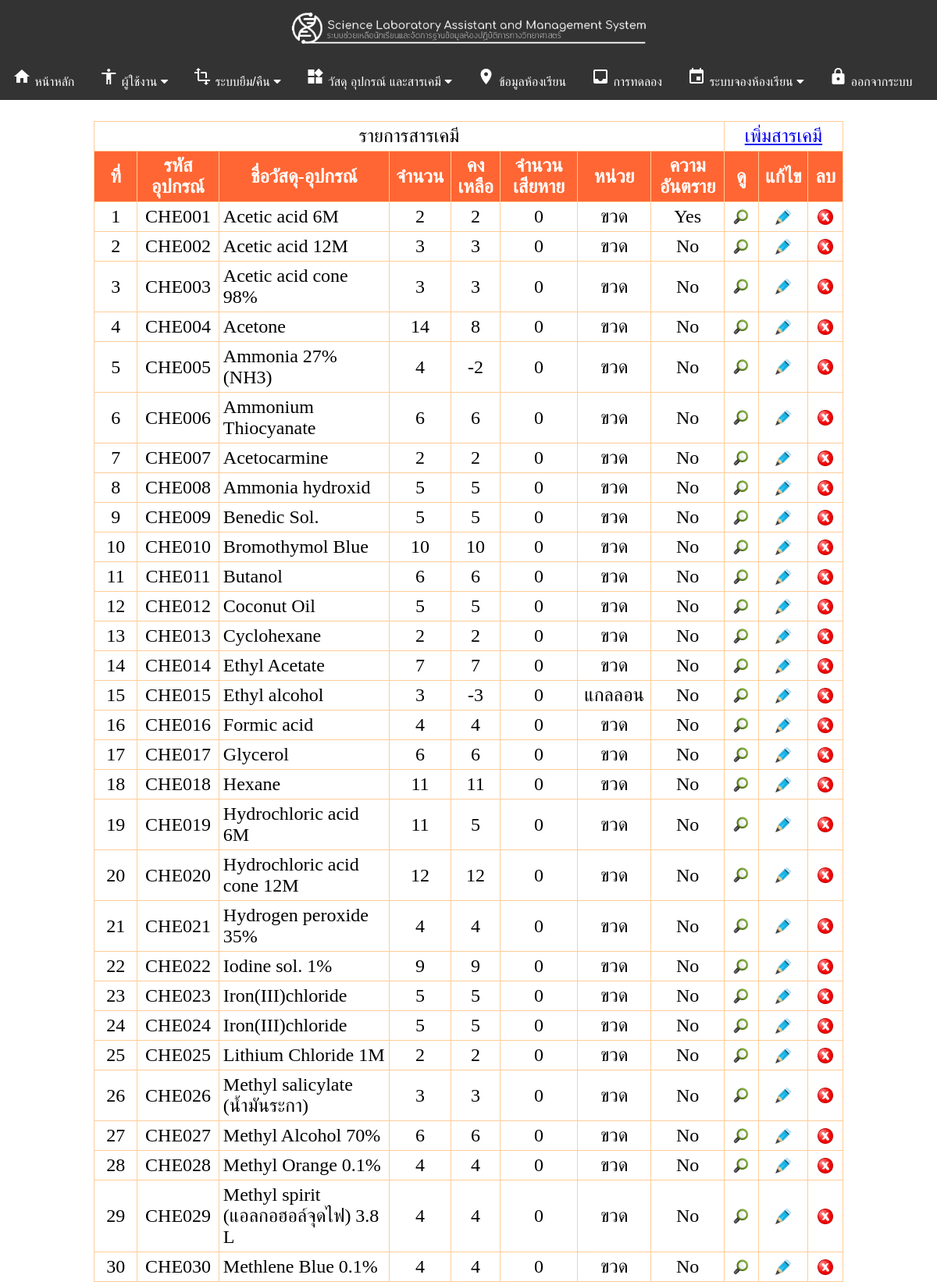
/lab/admin/equip_che.php (signed in, upper part), run on the app's committed database.
### tables this page shows
CREATE TABLE `equipment` (
  `eq_id` int(11) NOT NULL,
  `eq_code` varchar(7) DEFAULT NULL,
  `eq_name` varchar(50) DEFAULT NULL,
  `eq_amount` int(11) DEFAULT NULL,
  `eq_total` int(5) DEFAULT NULL,
  `eq_counter` varchar(10) DEFAULT NULL,
  `eq_damage` int(11) DEFAULT '0',
  `eq_detail` text,
  `eq_danger` varchar(10) DEFAULT NULL,
  `eq_type` varchar(3) DEFAULT NULL,
  `eq_path` text
);

### lab/admin/equip_che.php (the view, shortened to what this page needs)
<? include ("header.php");?><br />
<table align="center" width="80%" border="0" cellpadding="5" cellspacing="1" class="form_table">
<tr>
	<td colspan="8" align="center">รายการสารเคมี</td>
    <td align="center" colspan="3"><a href="add_equipment.php">เพิ่มสารเคมี</a></td>
    </tr>
<tr align="center">
	<th width="5%">ที่</th>
	<th width="7%">รหัสอุปกรณ์</th>
	<th width="20%">ชื่อวัสดุ-อุปกรณ์
	<th width="5%">จำนวน</th>
	<th width="5%">คงเหลือ</th>
	<th width="9%">จำนวนเสียหาย</th>
	<th width="5%">หน่วย</th>
	<th width="8%">ความอันตราย</th>
	<th width="4%">ดู</th>
	<th width="4%">แก้ไข</th>
	<th width="4%">ลบ</th>
</tr>
<? include "../conn_db.php";
$sql="SELECT * FROM equipment WHERE eq_type = 'che'";
$query=mysql_query($sql);
if(mysql_num_rows($query)==0){
?>
<tr align="center">
	<td colspan="11">ไม่มีอุปกรณ์ใดเลย </td>
</tr>
<? }else{$i=1;
while($data=mysql_fetch_assoc($query)) {
?>
<tr align="center">
	<td><?=$i++?></td>
	<td><?=$data[eq_code]?></td>
	<td align="left" style="padding-left:5px;"><?=$data[eq_name]?></td>
	<td><?=$data[eq_amount]?></td>
	<td><?=$data[eq_total]?></td>
	<td><?=$data[eq_damage]?></td>
	<td><?=$data[eq_counter]?></td>
	<td><?=$data[eq_danger]?></td>
	<td><a href="detail_equip.php?id=<?=$data[eq_id]?>&to=equip_che.php" title="ดูข้อมูลอย่างละเอียด"><img src="../img/16.png" width="20" height="20"/></a></td>
	<td><a href="add_equipment.php?act=edit&id=<?=$data[eq_id]?>&to=equip_che.php" title="แก้ไขข้อมูล"><img src="../img/edit.png" width="20" height="20"/></a></td>
	<td><a href="add_equipment.php?act=delete&id=<?=$data[eq_id]?>" title="ลบข้อมูล" onclick="return confirm('ยืนยันการลบ!')"><img src="../img/cancel.png" width="20" height="20"/></a></td>
</tr>
<?
	}
}
?>
</table>
</body>
</html>

### lab/admin/css/table.css (style rules this page uses)
.form_table { BACKGROUND-COLOR: #FFCC99 }
.form_table TH { BACKGROUND-COLOR: #FF6633; COLOR: #ffffff }
.form_table TD { BACKGROUND-COLOR: #ffffff }

### lab/admin/css/menu.css (style rules this page uses)
body { font-family:Circular; font-size:24px; }

### data on the page
equipment: eq_code "CHE001", eq_name "Acetic acid 6M", eq_amount "2", eq_total "2", eq_damage "0", eq_counter "ขวด", eq_danger "Yes"
equipment: eq_code "CHE002", eq_name "Acetic acid 12M", eq_amount "3", eq_total "3", eq_damage "0", eq_counter "ขวด", eq_danger "No"
equipment: eq_code "CHE003", eq_name "Acetic acid cone 98%", eq_amount "3", eq_total "3", eq_damage "0", eq_counter "ขวด", eq_danger "No"
equipment: eq_code "CHE004", eq_name "Acetone", eq_amount "14", eq_total "8", eq_damage "0", eq_counter "ขวด", eq_danger "No"
equipment: eq_code "CHE005", eq_name "Ammonia 27% (NH3)", eq_amount "4", eq_total "-2", eq_damage "0", eq_counter "ขวด", eq_danger "No"
equipment: eq_code "CHE006", eq_name "Ammonium Thiocyanate", eq_amount "6", eq_total "6", eq_damage "0", eq_counter "ขวด", eq_danger "No"
equipment: eq_code "CHE007", eq_name "Acetocarmine", eq_amount "2", eq_total "2", eq_damage "0", eq_counter "ขวด", eq_danger "No"
equipment: eq_code "CHE008", eq_name "Ammonia hydroxid", eq_amount "5", eq_total "5", eq_damage "0", eq_counter "ขวด", eq_danger "No"
equipment: eq_code "CHE009", eq_name "Benedic Sol.", eq_amount "5", eq_total "5", eq_damage "0", eq_counter "ขวด", eq_danger "No"
equipment: eq_code "CHE010", eq_name "Bromothymol Blue", eq_amount "10", eq_total "10", eq_damage "0", eq_counter "ขวด", eq_danger "No"
equipment: eq_code "CHE011", eq_name "Butanol", eq_amount "6", eq_total "6", eq_damage "0", eq_counter "ขวด", eq_danger "No"
equipment: eq_code "CHE012", eq_name "Coconut Oil", eq_amount "5", eq_total "5", eq_damage "0", eq_counter "ขวด", eq_danger "No"
equipment: eq_code "CHE013", eq_name "Cyclohexane", eq_amount "2", eq_total "2", eq_damage "0", eq_counter "ขวด", eq_danger "No"
equipment: eq_code "CHE014", eq_name "Ethyl Acetate", eq_amount "7", eq_total "7", eq_damage "0", eq_counter "ขวด", eq_danger "No"
equipment: eq_code "CHE015", eq_name "Ethyl alcohol", eq_amount "3", eq_total "-3", eq_damage "0", eq_counter "แกลลอน", eq_danger "No"
equipment: eq_code "CHE016", eq_name "Formic acid", eq_amount "4", eq_total "4", eq_damage "0", eq_counter "ขวด", eq_danger "No"
equipment: eq_code "CHE017", eq_name "Glycerol", eq_amount "6", eq_total "6", eq_damage "0", eq_counter "ขวด", eq_danger "No"
equipment: eq_code "CHE018", eq_name "Hexane", eq_amount "11", eq_total "11", eq_damage "0", eq_counter "ขวด", eq_danger "No"
equipment: eq_code "CHE019", eq_name "Hydrochloric acid 6M", eq_amount "11", eq_total "5", eq_damage "0", eq_counter "ขวด", eq_danger "No"
equipment: eq_code "CHE020", eq_name "Hydrochloric acid cone 12M", eq_amount "12", eq_total "12", eq_damage "0", eq_counter "ขวด", eq_danger "No"
equipment: eq_code "CHE021", eq_name "Hydrogen peroxide 35%", eq_amount "4", eq_total "4", eq_damage "0", eq_counter "ขวด", eq_danger "No"
equipment: eq_code "CHE022", eq_name "Iodine sol. 1%", eq_amount "9", eq_total "9", eq_damage "0", eq_counter "ขวด", eq_danger "No"
equipment: eq_code "CHE023", eq_name "Iron(III)chloride", eq_amount "5", eq_total "5", eq_damage "0", eq_counter "ขวด", eq_danger "No"
equipment: eq_code "CHE024", eq_name "Iron(III)chloride", eq_amount "5", eq_total "5", eq_damage "0", eq_counter "ขวด", eq_danger "No"
equipment: eq_code "CHE025", eq_name "Lithium Chloride 1M", eq_amount "2", eq_total "2", eq_damage "0", eq_counter "ขวด", eq_danger "No"
equipment: eq_code "CHE026", eq_name "Methyl salicylate (น้ำมันระกา)", eq_amount "3", eq_total "3", eq_damage "0", eq_counter "ขวด", eq_danger "No"
equipment: eq_code "CHE027", eq_name "Methyl Alcohol 70%", eq_amount "6", eq_total "6", eq_damage "0", eq_counter "ขวด", eq_danger "No"
equipment: eq_code "CHE028", eq_name "Methyl Orange 0.1%", eq_amount "4", eq_total "4", eq_damage "0", eq_counter "ขวด", eq_danger "No"
equipment: eq_code "CHE029", eq_name "Methyl spirit (แอลกอฮอล์จุดไฟ) 3.8 L", eq_amount "4", eq_total "4", eq_damage "0", eq_counter "ขวด", eq_danger "No"
equipment: eq_code "CHE030", eq_name "Methlene Blue 0.1%", eq_amount "4", eq_total "4", eq_damage "0", eq_counter "ขวด", eq_danger "No"
